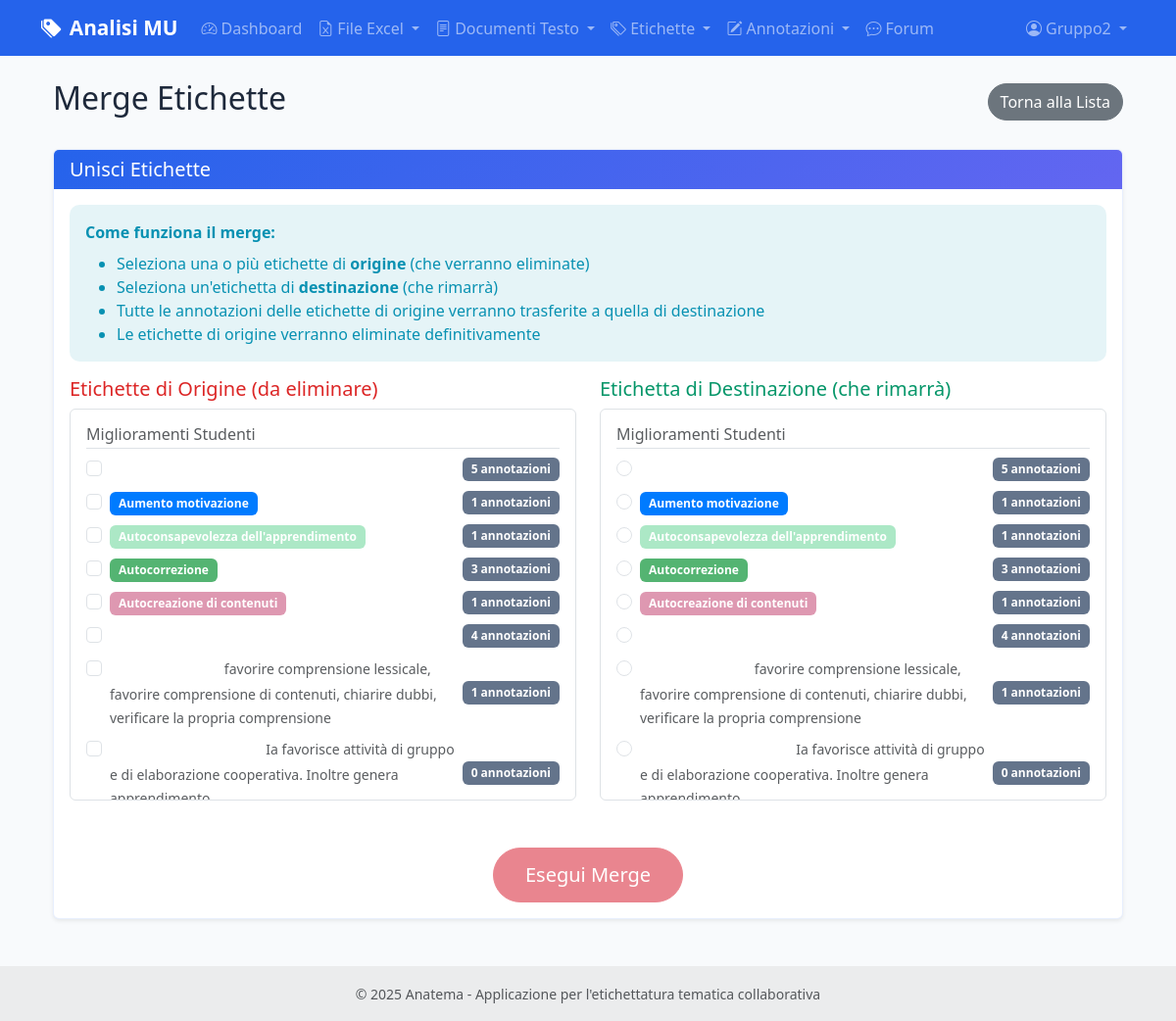
/labels/merge (signed in), run on an earlier commit of the app's database.
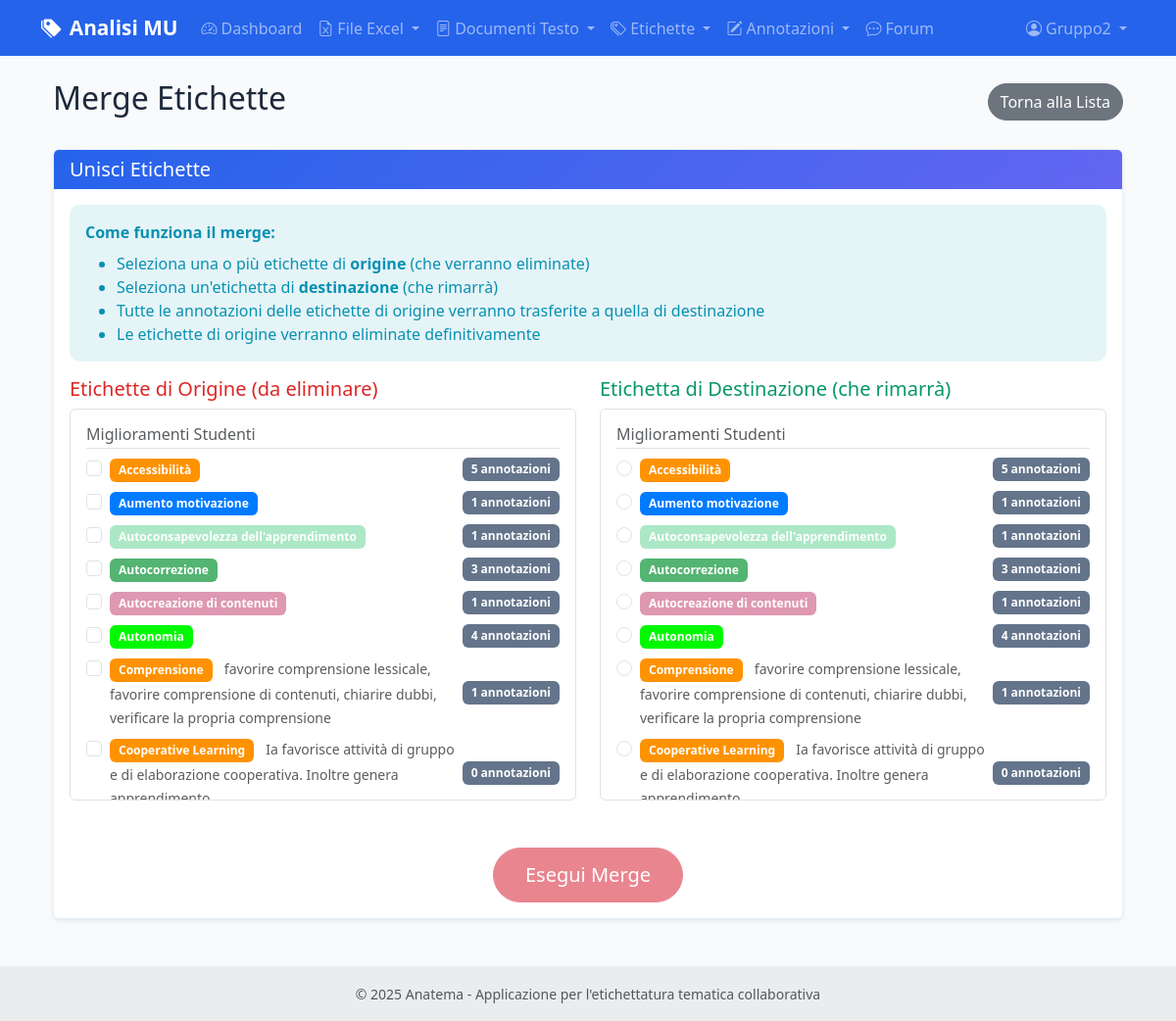
And on a later commit of the database.
### models.py (models this page shows, shortened)
class Label(db.Model):
    id = db.Column(db.Integer, primary_key=True)
    name = db.Column(db.String(100), nullable=False, unique=True)
    description = db.Column(db.Text)
    category_id = db.Column(db.Integer, db.ForeignKey('category.id'), nullable=True)
    category = db.Column(db.String(50))  # Manteniamo per compatibilità, sarà deprecato
    color = db.Column(db.String(7), default='#007bff')  # Colore HEX
    is_active = db.Column(db.Boolean, default=True)  # Soft delete
    created_at = db.Column(db.DateTime, default=datetime.utcnow)
    updated_at = db.Column(db.DateTime, default=datetime.utcnow, onupdate=datetime.utcnow)
    annotations = db.relationship('CellAnnotation', backref='label', lazy=True, cascade='all, delete-orphan')
    category_obj = db.relationship('Category', foreign_keys=[category_id], back_populates='labels')

class Category(db.Model):
    id = db.Column(db.Integer, primary_key=True)
    name = db.Column(db.String(100), nullable=False, unique=True)
    description = db.Column(db.Text)
    color = db.Column(db.String(7), default='#6c757d')  # Colore HEX
    is_active = db.Column(db.Boolean, default=True)  # Soft delete
    created_at = db.Column(db.DateTime, default=datetime.utcnow)
    updated_at = db.Column(db.DateTime, default=datetime.utcnow, onupdate=datetime.utcnow)
    labels = db.relationship('Label', foreign_keys='Label.category_id', back_populates='category_obj')

### routes/labels.py (the view, shortened to what this page needs)
@labels_bp.route('/merge', methods=['GET', 'POST'])
@login_required
def merge_labels():
    labels = Label.query.options(db.joinedload(Label.category_obj)).order_by(Label.category, Label.name).all()
    labels_by_category = {}
    for label in labels:
        category = label.category_obj.name if label.category_obj else 'Senza categoria'
        if category not in labels_by_category:
            labels_by_category[category] = []
        annotation_count = CellAnnotation.query.filter_by(label_id=label.id).count()
        label_data = {
            'id': label.id,
            'name': label.name,
            'description': label.description,
            'color': label.color,
            'annotation_count': annotation_count
        }
        labels_by_category[category].append(label_data)
    return render_template('labels/merge_labels.html', labels_by_category=labels_by_category)

### models.py (called while the page is built)
    def can_manage_users(self):
        return self.role == 'amministratore'

### templates/labels/merge_labels.html (shortened to what the changed rows need)
{% extends "base.html" %}
{% block content %}
<div class="container-fluid">
    <div class="row">
        <div class="col-12">
            <div class="d-flex justify-content-between align-items-center mb-4">
                <h2>
                    Merge Etichette
                </h2>
            </div>
            <div class="card">
                <div class="card-body">
                    <form method="POST">
                        <div class="row">
                            <div class="col-md-6">
                                <div class="border rounded p-3" style="max-height: 400px; overflow-y: auto;">
                                    {% for category, labels in labels_by_category.items() %}
                                        <div class="mb-3">
                                            <h6 class="text-muted border-bottom pb-1">{{ category }}</h6>
                                            {% for label in labels %}
                                                <div class="form-check mb-2">
                                                    <input class="form-check-input source-label"
                                                           type="checkbox"
                                                           name="source_labels"
                                                           value="{{ label.id }}"
                                                           id="source_{{ label.id }}">
                                                    <label class="form-check-label d-flex justify-content-between align-items-center"
                                                           for="source_{{ label.id }}">
                                                        <span>
                                                            <span class="badge me-2"
                                                                  style="background-color: {{ label.color }}; color: white;">
                                                                {{ label.name }}
                                                            </span>
                                                            <small class="text-muted">{{ label.description }}</small>
                                                        </span>
                                                        <span class="badge bg-secondary">
                                                            {{ label.annotation_count }} annotazioni
                                                        </span>
                                                    </label>
                                                </div>
                                            {% endfor %}
                                        </div>
                                    {% endfor %}
                                </div>
                            </div>
                            <div class="col-md-6">
                                <div class="border rounded p-3" style="max-height: 400px; overflow-y: auto;">
                                    {% for category, labels in labels_by_category.items() %}
                                        <div class="mb-3">
                                            <h6 class="text-muted border-bottom pb-1">{{ category }}</h6>
                                            {% for label in labels %}
                                                <div class="form-check mb-2">
                                                    <input class="form-check-input target-label"
                                                           type="radio"
                                                           name="target_label"
                                                           value="{{ label.id }}"
                                                           id="target_{{ label.id }}">
                                                    <label class="form-check-label d-flex justify-content-between align-items-center"
                                                           for="target_{{ label.id }}">
                                                        <span>
                                                            <span class="badge me-2"
                                                                  style="background-color: {{ label.color }}; color: white;">
                                                                {{ label.name }}
                                                            </span>
                                                            <small class="text-muted">{{ label.description }}</small>
                                                        </span>
                                                        <span class="badge bg-secondary">
                                                            {{ label.annotation_count }} annotazioni
                                                        </span>
                                                    </label>
                                                </div>
                                            {% endfor %}
                                        </div>
                                    {% endfor %}
                                </div>
                            </div>
                        </div>
                    </form>
                </div>
            </div>
        </div>
    </div>
</div>
{% endblock %}

What changed in the data, as far as the page shows it:
changed Label "Miglioramenti Studenti": color empty → "#ff9200" (drawn); name (not shown) → "Accessibilità"
changed Label: color empty → "#00f900" (drawn); name (not shown) → "Autonomia"
changed Label: color empty → "#ff9200" (drawn); name (not shown) → "Comprensione"
changed Label "Ia favorisce attività di gruppo e di elaborazione cooperativa. Inoltre genera…": color empty → "#ff9200" (drawn); name (not shown) → "Cooperative Learning"
